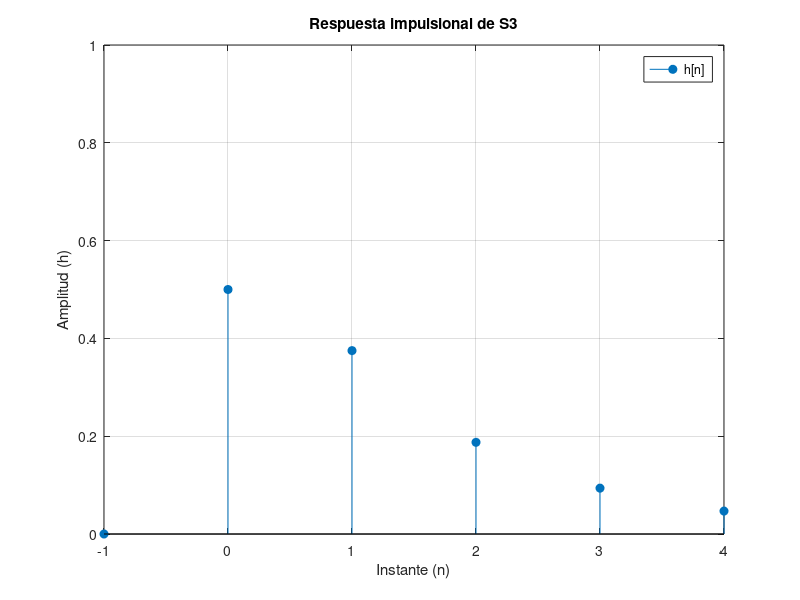
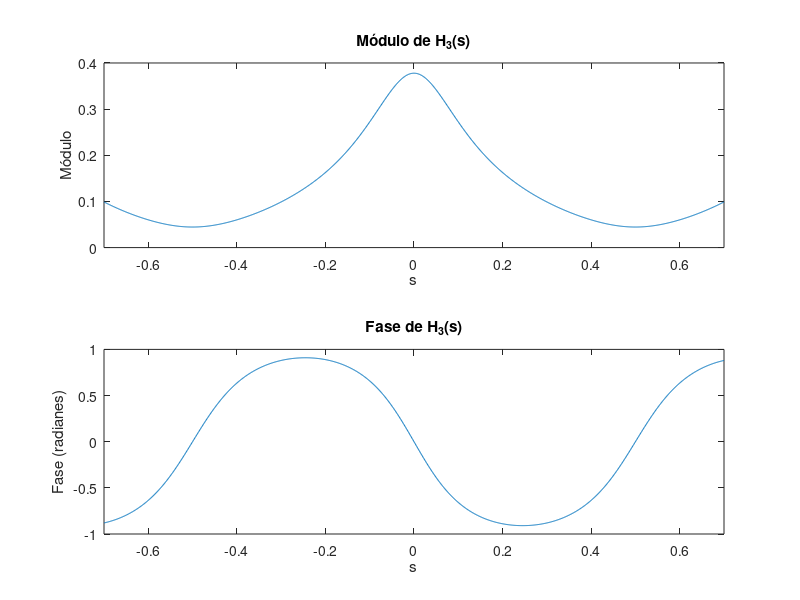

Recreate these plots in MATLAB, in order.
% Grafico de respuesta impulsional y respuesta en frecuencia de Sistema S3

% Respuesta impulsional
n=[-1:4];
x=zeros(size(n));
x(2)=1/2;
x(3)=3/8;
x(4)=3/16;
x(5)=3/32;
x(6)=3/64;

figure;
stem(n, x, 'filled');
xlabel('Instante (n)'); % Etiqueta del eje x
ylabel('Amplitud (h)'); % Etiqueta del eje y
ylim([0 1]);
title('Respuesta impulsional de S3'); % Título del gráfico
grid on; % Activa la cuadrícula en el gráfico
legend('h[n]'); % Agrega una leyenda
print -dpng 'ejercicio1/img/S3_impulsional' % Importar figura

% Respuesta en frecuencia
s = -0.7:0.001:0.7;
H_s = (1/4)./(1-(1/2)*exp(-1*i * 2 * pi * s)) + ((1/4)*exp(-1*i * 2 * pi * s))/((1-(1/2)*exp(-1*i * 2 * pi * s)));

figure;
subplot(2, 1, 1);
plot(s, abs(H_s));
xlabel('s');
xlim([-0.7 0.7]);
ylabel('Módulo');
title('Módulo de H_3(s)');

subplot(2, 1, 2);
plot(s, angle(H_s));
xlabel('s');
xlim([-0.7 0.7]);
ylabel('Fase (radianes)');
title('Fase de H_3(s)');

print -dpng 'ejercicio1/img/S3_frecuencia' % Importar figura
